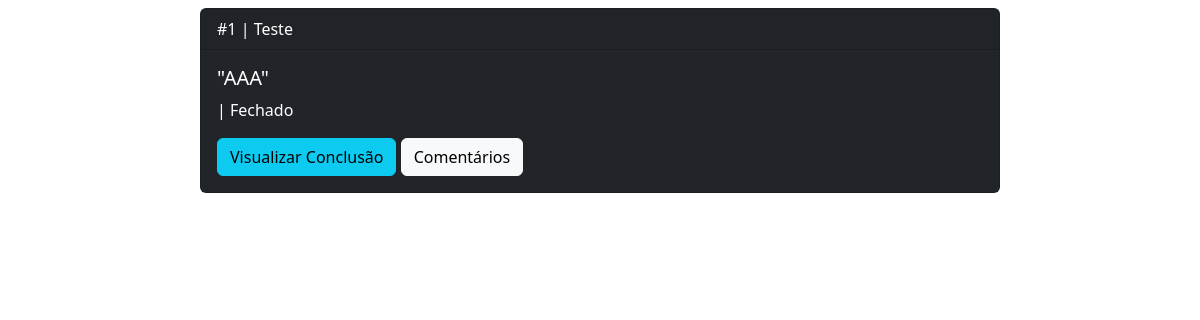
Before: /funcionario/lista_chamados/ (signed in) with the older database file.
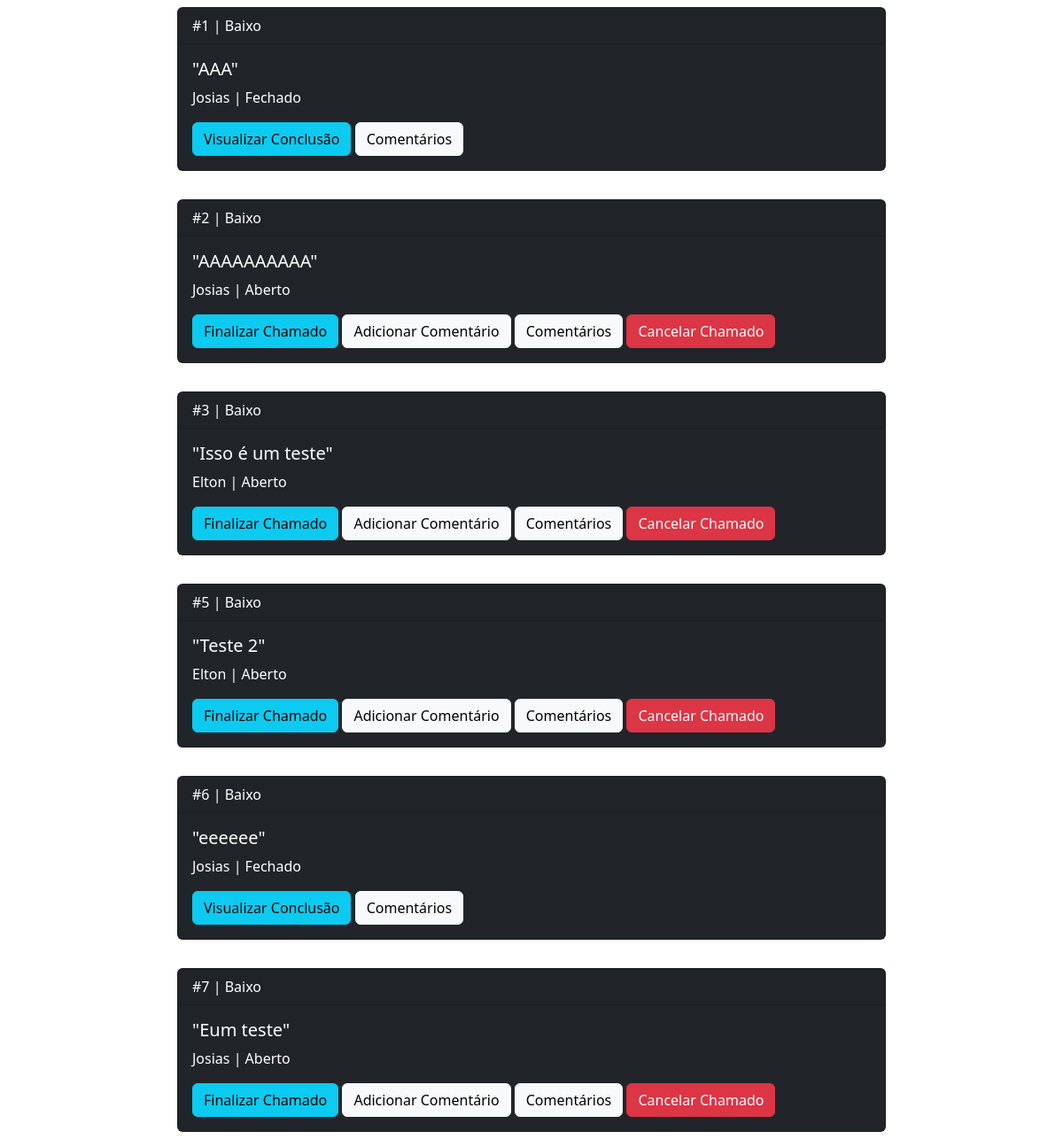
After: the same page with the newer database file.
### core/models.py (models this page shows)
class Chamado(models.Model):
    UsuarioId = models.ForeignKey(User, on_delete=models.CASCADE, null=False)
    CategoriaId = models.ForeignKey(Categoria, on_delete=models.CASCADE, null=False)
    Descricao = models.TextField(default='Nada Informado.')
    Prioridade = models.IntegerField(max_length=1)
    Esta_Aberto = models.BooleanField(default=False)

class Categoria(models.Model):
    Nome = models.TextField(max_length=50)

### core/views.py (the view)
# urls.py: path("funcionario/lista_chamados/", listar_chamados_todos, name='listar_chamados_todos'),
@login_required
def listar_chamados_todos(request):
    is_staff = request.user.is_staff
    chamados = Chamado.objects.all()
    return render(request, 'core/lista_chamados.html', {'chamados': chamados, 'is_staff': is_staff})

### core/templates/core/lista_chamados.html
{% extends 'core/base.html' %}
{% block body %}
<div class="vstack gap-3 justify-content-center align-items-center">
    {% for chamado in chamados %}
    <div class="card text-bg-dark my-2 mx-3 w-100" style="max-width: 800px;">
        <div class="card-header">#{{chamado.id}} | {{chamado.CategoriaId.Nome}}</div>
        <div class="card-body">
            <h5 class="card-title">"{{chamado.Descricao}}"</h5>
            {% if chamado.Esta_Aberto == 1 %}
            <p class="card-text">{{chamado.UsuarioId.first_name}} | Aberto</p>
            {% else %}
            <p class="card-text">{{chamado.UsuarioId.first_name}} | Fechado</p>
            {% endif %}
            {% if is_staff and chamado.Esta_Aberto %}
            <a class="btn btn-info" href="{% url 'conclusao_chamado' chamado.id %}">Finalizar Chamado</a>
            {% elif chamado.Esta_Aberto == False %}
            <a class="btn btn-info" href="{% url 'visualizar_conclusao_chamado' chamado.id %}">Visualizar Conclusão</a>
            {% endif %}
            {% if is_staff and chamado.Esta_Aberto %}
            <a class="btn btn-light" href="{% url 'adicionar_comentario' chamado.id %}">Adicionar Comentário</a>
            {% endif %}
            <a class="btn btn-light" href="{% url 'comentarios' chamado.id %}">Comentários</a>
            {% if chamado.Esta_Aberto == 1 %}
            <a class="btn btn-danger">Cancelar Chamado</a>
            {% endif %}
        </div>
    </div>
    {% endfor %}
</div>
{% endblock %}

### core/templates/core/base.html (shortened to what this page needs)
<head>
    <link href="https://cdn.jsdelivr.net/npm/bootstrap@5.3.8/dist/css/bootstrap.min.css" rel="stylesheet"
>
</head>
{% block body %}<h1>Placeholder Body</h1>{% endblock %}

Changed rows visible on the page:
changed through a linked row, Chamado "AAA": CategoriaId.Nome "Teste" → "Baixo"; UsuarioId.first_name (not shown) → "Josias"
added Chamado: id "2", CategoriaId.Nome "Baixo", Descricao "AAAAAAAAAA", UsuarioId.first_name "Josias", Esta_Aberto "Finalizar Chamado"
added Chamado: id "3", CategoriaId.Nome "Baixo", Descricao "Isso é um teste", UsuarioId.first_name "Elton", Esta_Aberto "Finalizar Chamado"
added Chamado: id "5", CategoriaId.Nome "Baixo", Descricao "Teste 2", UsuarioId.first_name "Elton", Esta_Aberto "Finalizar Chamado"
added Chamado: id "6", CategoriaId.Nome "Baixo", Descricao "eeeeee", UsuarioId.first_name "Josias", Esta_Aberto "Visualizar Conclusão"
added Chamado: id "7", CategoriaId.Nome "Baixo", Descricao "Eum teste", UsuarioId.first_name "Josias", Esta_Aberto "Finalizar Chamado"
